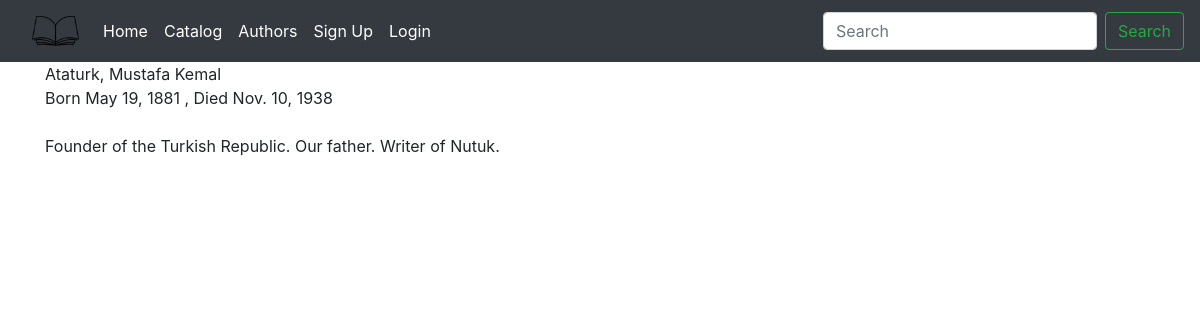
The page /authors/4 on the database its author committed.
### library_app/models.py (models this page shows, shortened)
class Author(models.Model):
    first_name = models.CharField(max_length=50)
    last_name = models.CharField(max_length=75)
    date_of_birth = models.DateField(null=True, blank=True)
    date_of_death = models.DateField(verbose_name='Died', null=True, blank=True)
    bio = models.TextField(max_length=750, verbose_name='Author Biography',
                            default=None, null=True,
                            blank=True)
    class Meta:
        ordering = ['last_name', 'first_name']

### library_app/views.py (the view, shortened to what this page needs)
# urls.py: path('authors/<int:pk>', views.AuthorDetailView.as_view(),
class AuthorDetailView(generic.DetailView):
    model = models.Author

### library_app/templates/library_app/author_detail.html
{% extends "base.html" %}
{% block content %}
  {{author.last_name}}, {{author.first_name}}
  <br>
  {% if author.date_of_birth %}
    Born {{author.date_of_birth}}
  , Died {{author.date_of_death}}
  {% endif %}
  <br>
  <br>
  <p>{{author.bio}}</p>
{% endblock %}

### rows shown on the page
Author: last_name "Ataturk", first_name "Mustafa Kemal", date_of_birth "May 19, 1881", date_of_death "Nov. 10, 1938", bio "Founder of the Turkish Republic. Our father. Writer of Nutuk."
